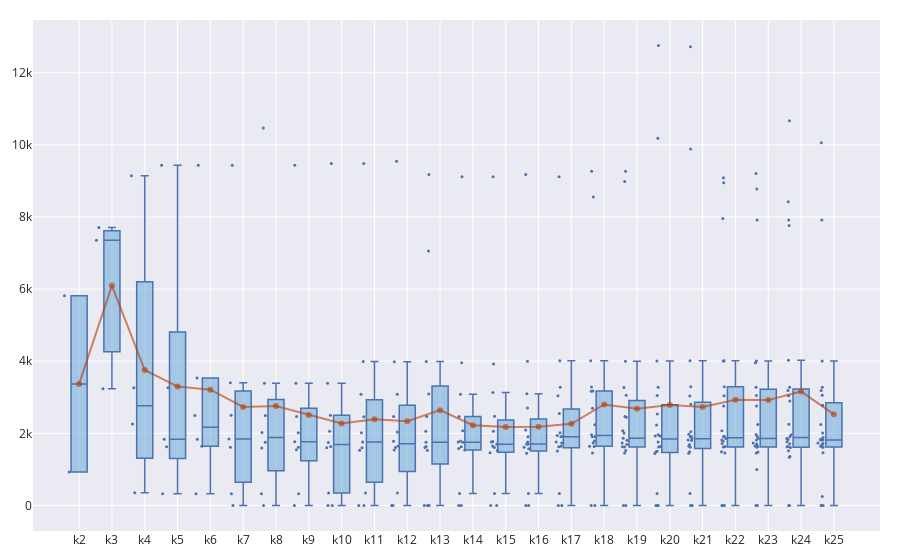

Here is the notebook cell this chart was saved with:
### Code cell
plot_elbow(DTW_centres, alg='KUMAP', mode = 'Total_Score', line_type='w_avg')

### Figure 1 — Plotly figure (JSON) as saved in the notebook; plotly's stock layout.template omitted (floating-point values rounded to 4 significant figures; data arrays with more than 128 entries replaced by an {"elided": "..."} marker saying what was removed)
{"data": [{"boxpoints": "all", "fillcolor": "rgba(93, 164, 214, 0.5)", "jitter": 0.5, "line": {"width": 1.5}, "marker": {"size": 3}, "type": "box", "whiskerwidth": 0.5, "x": {"elided": "324 str values"}, "y": {"elided": "324 float values"}}, {"marker": {"color": "rgba(181, 60, 9, .6)"}, "mode": "lines+markers", "name": "Average", "type": "scatter", "x": ["k2", "k3", "k4", "k5", "k6", "k7", "k8", "k9", "k10", "k11", "k12", "k13", "k14", "k15", "k16", "k17", "k18", "k19", "k20", "k21", "k22", "k23", "k24", "k25"], "y": [3371.0, 6096.0, 3756.0, 3298.0, 3211.0, 2731.0, 2756.0, 2506.0, 2276.0, 2389.0, 2336.0, 2643.0, 2226.0, 2172.0, 2181.0, 2264.0, 2801.0, 2679.0, 2784.0, 2727.0, 2933.0, 2921.0, 3162.0, 2526.0]}], "layout": {"autosize": true, "margin": {"b": 20, "l": 20, "r": 20, "t": 20}, "showlegend": false, "xaxis": {"autorange": true, "range": [-1.349, 24.35], "type": "category"}, "yaxis": {"autorange": true, "range": [-708.5, 13460.0], "type": "linear"}}}
